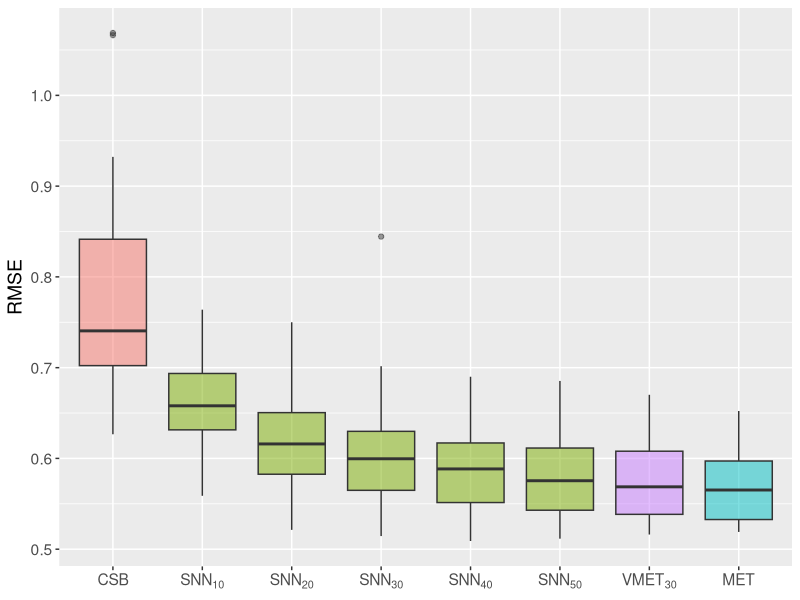
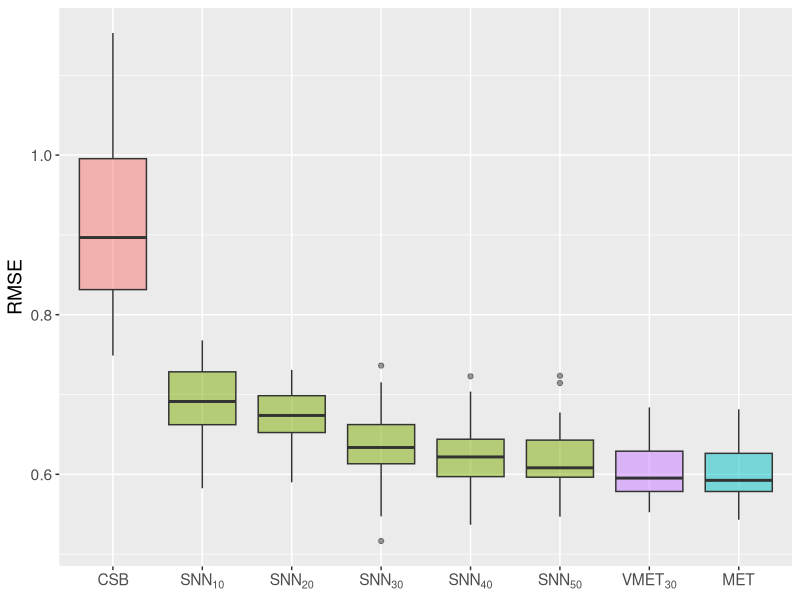
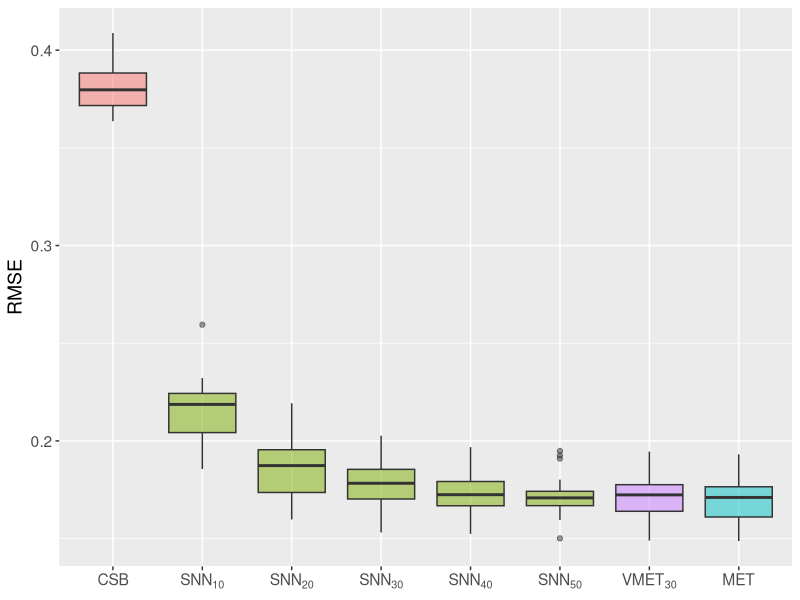

Recreate these plots in R, in order.
library(ggplot2)
library(scales)

m_cmp_rslt <- read.table("m_cmp.csv", header = FALSE, sep = ",")
mtd_cmp_rslt <- read.table("mtd_cmp.csv", header = FALSE, sep = ",")
colnames(m_cmp_rslt) <- c("scenario", "m", "score", "method", "cov_kernel", "value")
colnames(mtd_cmp_rslt) <- c("scenario", "score", "method", "cov_kernel", "value")
mtd_cmp_rslt$m <- NA
mtd_cmp_rslt$m[mtd_cmp_rslt$method == "SNN"] <- 30
mtd_cmp_rslt <- mtd_cmp_rslt[c(1, 6, 2, 3, 4, 5)]
all_rslt <- rbind(m_cmp_rslt, mtd_cmp_rslt)
all_rslt$submethod <- all_rslt$method
ind_SNN <- which(all_rslt$method == "SNN")
all_rslt$submethod[ind_SNN] <- paste0(
  "SNN",
  "[", all_rslt$m[ind_SNN], "]"
)
ind_SNN_order_desc <- which(all_rslt$method == "SNN_order_desc")
all_rslt$submethod[ind_SNN_order_desc] <- paste0(
  "SNN",
  "[", all_rslt$m[ind_SNN_order_desc], "]^1"
)
ind_VT <- which(all_rslt$method == "VT")
all_rslt$submethod[ind_VT] <- "VMET[30]"
ind_TN <- which(all_rslt$method == "TN")
all_rslt$submethod[ind_TN] <- "MET"
ind_CB <- which(all_rslt$method == "CB")
all_rslt$submethod[ind_CB] <- "CSB"
all_rslt <- all_rslt[!all_rslt$method == "SNN_order_ascd", ]
m_vec <- sort(unique(m_cmp_rslt$m))
m_length <- length(m_vec)

score <- "RMSE"
order <- NULL # c(NULL, "desc", "maximin")
if (is.null(order)) {
  mtd_vec <- c("CB", "SNN", "VT", "TN")
} else {
  mtd_vec <- c("CB", paste0("SNN", "_order_", order), "VT", "TN")
}
for (scenario in sort(unique(m_cmp_rslt$scenario))) {
  subset_mask <- all_rslt$score == score & all_rslt$scenario == scenario &
    all_rslt$method %in% mtd_vec
  subset_rslt <- all_rslt[subset_mask, , drop = FALSE]
  subset_rslt$submethod <- factor(subset_rslt$submethod, levels = c("CSB", paste0(
    "SNN",
    "[", m_vec, "]"
  ), "VMET[30]", "MET"))
  ggplot(data = subset_rslt, mapping = aes(x = submethod, y = value)) +
    geom_boxplot(mapping = aes(fill = method), alpha = 0.5) +
    scale_y_continuous(name = score) +
    scale_x_discrete(labels = c(
      expression(CSB),
      expression(SNN[10]),
      expression(SNN[20]),
      expression(SNN[30]),
      expression(SNN[40]),
      expression(SNN[50]),
      expression(VMET[30]),
      expression(MET)
    )) +
    theme(
      text = element_text(size = 14), legend.position = "none",
      axis.title.x = element_blank()
    )
  if (is.null(order)) {
    order_ID <- 0
  } else if (order == "desc") {
    order_ID <- 1
  } else if (order == "maximin") {
    order_ID <- 2
  } else {
    stop("Wrong order name\n")
  }
  ggsave(
    paste0(
      "plots/performance_plot_scene_", scenario,
      "_order_", order_ID, ".pdf"
    ),
    width = 5,
    height = 5
  )
}
